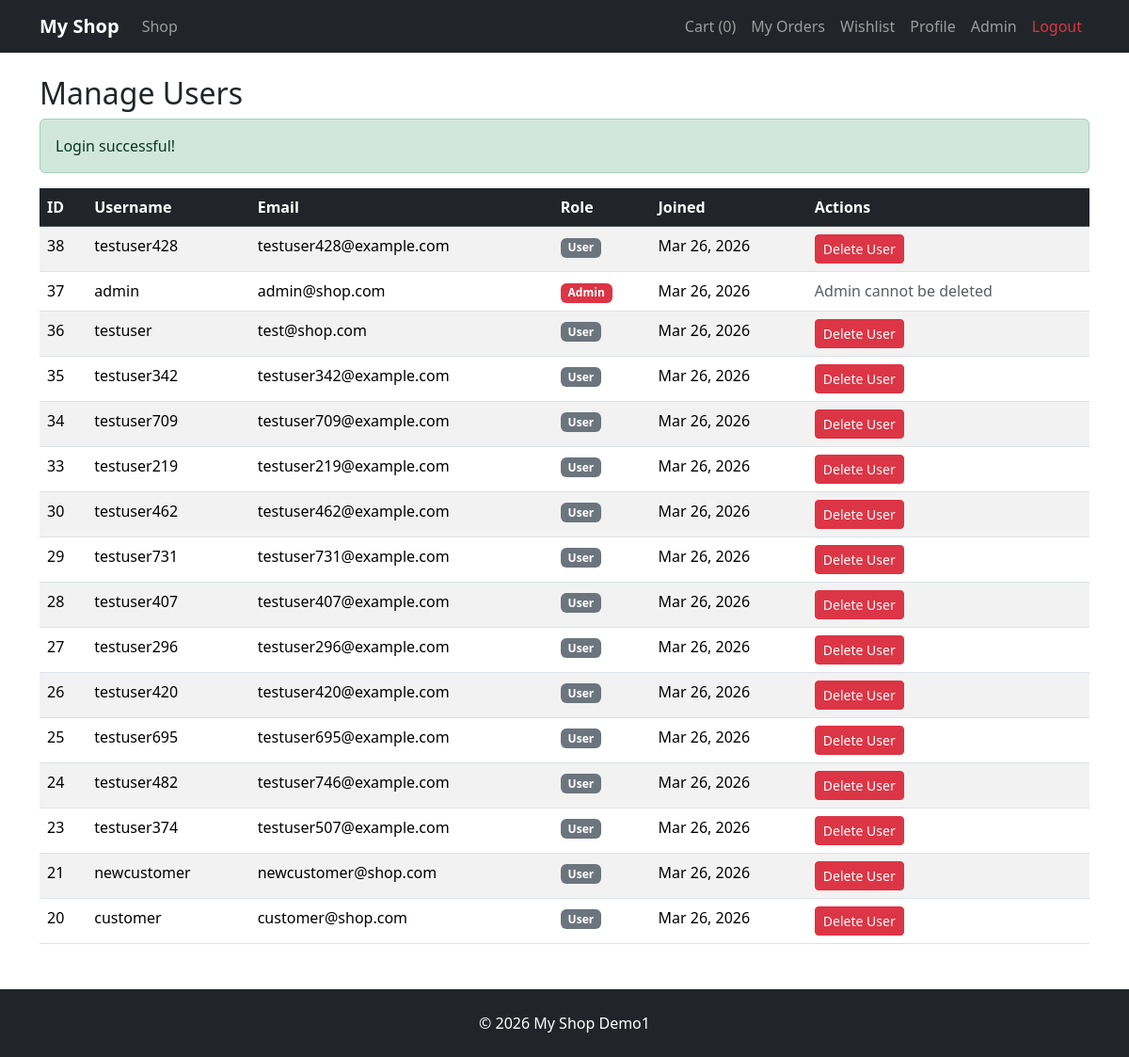
/PHP01/Projects/Project_2_Ecommerce_Website/demo1/index.php?controller=admin&action=manageUsers (signed in), run on the app's committed database.
### tables this page shows
CREATE TABLE `users` (
  `id` int(11) NOT NULL,
  `username` varchar(50) NOT NULL,
  `email` varchar(100) NOT NULL,
  `password` varchar(255) NOT NULL,
  `role` enum('user','admin') DEFAULT 'user',
  `verified` tinyint(1) DEFAULT 1,
  `created_at` timestamp NOT NULL DEFAULT current_timestamp()
);

### controllers/AdminController.php (called while the page is built, shortened)
<?php
class AdminController {
    public function manageUsers() {
        global $pdo;
        $users = $pdo->query("SELECT id, username, email, role, created_at FROM users ORDER BY id DESC")->fetchAll();
        require "views/admin/users.php";
    }
}
?>

### views/admin/users.php (the view)
<?php require "views/layouts/header.php"; ?>
<h2>Manage Users</h2>
<?php if (isset($_SESSION["success"])): ?>
    <div class="alert alert-success"><?php echo $_SESSION["success"]; unset($_SESSION["success"]); ?></div>
<?php endif; ?>
<table class="table table-striped">
    <thead class="table-dark">
        <tr>
            <th>ID</th>
            <th>Username</th>
            <th>Email</th>
            <th>Role</th>
            <th>Joined</th>
            <th>Actions</th>
        </tr>
    </thead>
    <tbody>
        <?php foreach ($users as $user): ?>
        <tr>
            <td><?php echo $user["id"]; ?></td>
            <td><?php echo htmlspecialchars($user["username"]); ?></td>
            <td><?php echo htmlspecialchars($user["email"]); ?></td>
            <td>
                <span class="badge <?php echo $user["role"] === "admin" ? "bg-danger" : "bg-secondary"; ?>">
                    <?php echo ucfirst($user["role"]); ?>
                </span>
            </td>
            <td><?php echo date("M d, Y", strtotime($user["created_at"])); ?></td>
            <td>
                <?php if ($user["role"] !== "admin"): ?>
                <a href="<?php echo BASE_URL; ?>index.php?controller=admin&action=deleteUser&id=<?php echo $user["id"]; ?>"
                   class="btn btn-sm btn-danger"
                   onclick="return confirm('Delete this user permanently? This cannot be undone.');">
                    Delete User
                </a>
                <?php else: ?>
                <span class="text-muted">Admin cannot be deleted</span>
                <?php endif; ?>
            </td>
        </tr>
        <?php endforeach; ?>
    </tbody>
</table>
<?php require "views/layouts/footer.php"; ?>

### data on the page
users: id "38", username "testuser428", email "testuser428@example.com", role "User", created_at "Mar 26, 2026"
users: id "37", username "admin", email "admin@shop.com", role "Admin", created_at "Mar 26, 2026", shows "Admin cannot be deleted"
users: id "36", username "testuser", email "test@shop.com", role "User", created_at "Mar 26, 2026"
users: id "35", username "testuser342", email "testuser342@example.com", role "User", created_at "Mar 26, 2026"
users: id "34", username "testuser709", email "testuser709@example.com", role "User", created_at "Mar 26, 2026"
users: id "33", username "testuser219", email "testuser219@example.com", role "User", created_at "Mar 26, 2026"
users: id "30", username "testuser462", email "testuser462@example.com", role "User", created_at "Mar 26, 2026"
users: id "29", username "testuser731", email "testuser731@example.com", role "User", created_at "Mar 26, 2026"
users: id "28", username "testuser407", email "testuser407@example.com", role "User", created_at "Mar 26, 2026"
users: id "27", username "testuser296", email "testuser296@example.com", role "User", created_at "Mar 26, 2026"
users: id "26", username "testuser420", email "testuser420@example.com", role "User", created_at "Mar 26, 2026"
users: id "25", username "testuser695", email "testuser695@example.com", role "User", created_at "Mar 26, 2026"
users: id "24", username "testuser482", email "testuser746@example.com", role "User", created_at "Mar 26, 2026"
users: id "23", username "testuser374", email "testuser507@example.com", role "User", created_at "Mar 26, 2026"
users: id "21", username "newcustomer", email "newcustomer@shop.com", role "User", created_at "Mar 26, 2026"
users: id "20", username "customer", email "customer@shop.com", role "User", created_at "Mar 26, 2026"

### other printed values
count(getCart()) "0"
$_SESSION["success"] "Login successful!"
